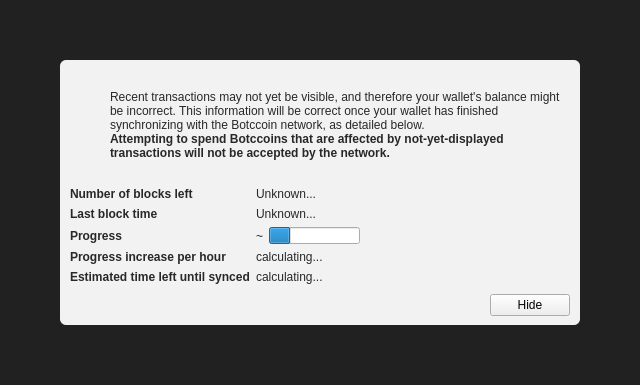
<?xml version="1.0" encoding="UTF-8"?>
<ui version="4.0">
 <class>ModalOverlay</class>
 <widget class="ModalOverlay" name="ModalOverlay">
  <property name="geometry">
   <rect>
    <x>0</x>
    <y>0</y>
    <width>640</width>
    <height>385</height>
   </rect>
  </property>
  <property name="windowTitle">
   <string>Form</string>
  </property>
  <layout class="QVBoxLayout" name="verticalLayout" stretch="0">
   <property name="sizeConstraint">
    <enum>QLayout::SetDefaultConstraint</enum>
   </property>
   <property name="leftMargin">
    <number>0</number>
   </property>
   <property name="topMargin">
    <number>0</number>
   </property>
   <property name="rightMargin">
    <number>0</number>
   </property>
   <property name="bottomMargin">
    <number>0</number>
   </property>
   <item>
    <widget class="QWidget" name="bgWidget" native="true">
     <property name="styleSheet">
      <string notr="true">#bgWidget { background: rgba(0,0,0,220); }</string>
     </property>
     <layout class="QVBoxLayout" name="verticalLayoutMain" stretch="1">
      <property name="leftMargin">
       <number>60</number>
      </property>
      <property name="topMargin">
       <number>60</number>
      </property>
      <property name="rightMargin">
       <number>60</number>
      </property>
      <property name="bottomMargin">
       <number>60</number>
      </property>
      <item>
       <widget class="QWidget" name="contentWidget" native="true">
        <property name="styleSheet">
         <string notr="true">#contentWidget { background: rgba(255,255,255,240); border-radius: 6px; }

QLabel { color: rgb(40,40,40);  }</string>
        </property>
        <layout class="QVBoxLayout" name="verticalLayoutSub" stretch="1,0,0,0">
         <property name="spacing">
          <number>0</number>
         </property>
         <property name="leftMargin">
          <number>10</number>
         </property>
         <property name="topMargin">
          <number>10</number>
         </property>
         <property name="rightMargin">
          <number>10</number>
         </property>
         <property name="bottomMargin">
          <number>10</number>
         </property>
         <item>
          <layout class="QHBoxLayout" name="horizontalLayoutIconText" stretch="0,1">
           <property name="topMargin">
            <number>20</number>
           </property>
           <item>
            <layout class="QVBoxLayout" name="verticalLayoutIcon">
             <property name="leftMargin">
              <number>0</number>
             </property>
             <item>
              <widget class="QPushButton" name="warningIcon">
               <property name="enabled">
                <bool>false</bool>
               </property>
               <property name="text">
                <string/>
               </property>
               <property name="icon">
                <iconset>
                 <normaloff>:/icons/warning</normaloff>
                 <disabledoff>:/icons/warning</disabledoff>:/icons/warning</iconset>
               </property>
               <property name="iconSize">
                <size>
                 <width>48</width>
                 <height>48</height>
                </size>
               </property>
               <property name="flat">
                <bool>true</bool>
               </property>
              </widget>
             </item>
             <item>
              <spacer name="verticalSpacerWarningIcon">
               <property name="orientation">
                <enum>Qt::Vertical</enum>
               </property>
               <property name="sizeHint" stdset="0">
                <size>
                 <width>20</width>
                 <height>40</height>
                </size>
               </property>
              </spacer>
             </item>
            </layout>
           </item>
           <item>
            <layout class="QVBoxLayout" name="verticalLayoutInfoText">
             <property name="leftMargin">
              <number>0</number>
             </property>
             <property name="topMargin">
              <number>0</number>
             </property>
             <item>
              <widget class="QLabel" name="infoText">
               <property name="text">
                <string>Recent transactions may not yet be visible, and therefore your wallet's balance might be incorrect. This information will be correct once your wallet has finished synchronizing with the Botccoin network, as detailed below.</string>
               </property>
               <property name="textFormat">
                <enum>Qt::RichText</enum>
               </property>
               <property name="wordWrap">
                <bool>true</bool>
               </property>
              </widget>
             </item>
             <item>
              <widget class="QLabel" name="infoTextStrong">
               <property name="font">
                <font>
                 <weight>75</weight>
                 <bold>true</bold>
                </font>
               </property>
               <property name="text">
                <string>Attempting to spend Botccoins that are affected by not-yet-displayed transactions will not be accepted by the network.</string>
               </property>
               <property name="textFormat">
                <enum>Qt::RichText</enum>
               </property>
               <property name="wordWrap">
                <bool>true</bool>
               </property>
              </widget>
             </item>
             <item>
              <spacer name="verticalSpacerInTextSpace">
               <property name="orientation">
                <enum>Qt::Vertical</enum>
               </property>
               <property name="sizeHint" stdset="0">
                <size>
                 <width>20</width>
                 <height>40</height>
                </size>
               </property>
              </spacer>
             </item>
            </layout>
           </item>
          </layout>
         </item>
         <item>
          <spacer name="verticalSpacerAfterText">
           <property name="orientation">
            <enum>Qt::Vertical</enum>
           </property>
           <property name="sizeHint" stdset="0">
            <size>
             <width>20</width>
             <height>40</height>
            </size>
           </property>
          </spacer>
         </item>
         <item>
          <layout class="QFormLayout" name="formLayout">
           <property name="fieldGrowthPolicy">
            <enum>QFormLayout::FieldsStayAtSizeHint</enum>
           </property>
           <property name="horizontalSpacing">
            <number>6</number>
           </property>
           <property name="verticalSpacing">
            <number>6</number>
           </property>
           <property name="topMargin">
            <number>10</number>
           </property>
           <item row="0" column="0">
            <widget class="QLabel" name="labelNumberOfBlocksLeft">
             <property name="font">
              <font>
               <weight>75</weight>
               <bold>true</bold>
              </font>
             </property>
             <property name="text">
              <string>Number of blocks left</string>
             </property>
            </widget>
           </item>
           <item row="0" column="1">
            <widget class="QLabel" name="numberOfBlocksLeft">
             <property name="text">
              <string>Unknown...</string>
             </property>
            </widget>
           </item>
           <item row="1" column="0">
            <widget class="QLabel" name="labelLastBlockTime">
             <property name="font">
              <font>
               <weight>75</weight>
               <bold>true</bold>
              </font>
             </property>
             <property name="text">
              <string>Last block time</string>
             </property>
            </widget>
           </item>
           <item row="1" column="1">
            <widget class="QLabel" name="newestBlockDate">
             <property name="sizePolicy">
              <sizepolicy hsizetype="Maximum" vsizetype="Preferred">
               <horstretch>0</horstretch>
               <verstretch>0</verstretch>
              </sizepolicy>
             </property>
             <property name="text">
              <string>Unknown...</string>
             </property>
            </widget>
           </item>
           <item row="2" column="0">
            <widget class="QLabel" name="labelSyncDone">
             <property name="font">
              <font>
               <weight>75</weight>
               <bold>true</bold>
              </font>
             </property>
             <property name="text">
              <string>Progress</string>
             </property>
            </widget>
           </item>
           <item row="2" column="1">
            <layout class="QHBoxLayout" name="horizontalLayoutSync" stretch="0,1">
             <item>
              <widget class="QLabel" name="percentageProgress">
               <property name="text">
                <string notr="true">~</string>
               </property>
              </widget>
             </item>
             <item>
              <widget class="QProgressBar" name="progressBar">
               <property name="value">
                <number>24</number>
               </property>
               <property name="format">
                <string/>
               </property>
              </widget>
             </item>
            </layout>
           </item>
           <item row="4" column="0">
            <widget class="QLabel" name="labelProgressIncrease">
             <property name="font">
              <font>
               <weight>75</weight>
               <bold>true</bold>
              </font>
             </property>
             <property name="text">
              <string>Progress increase per hour</string>
             </property>
            </widget>
           </item>
           <item row="4" column="1">
            <widget class="QLabel" name="progressIncreasePerH">
             <property name="text">
              <string>calculating...</string>
             </property>
            </widget>
           </item>
           <item row="5" column="0">
            <widget class="QLabel" name="labelEstimatedTimeLeft">
             <property name="font">
              <font>
               <weight>75</weight>
               <bold>true</bold>
              </font>
             </property>
             <property name="text">
              <string>Estimated time left until synced</string>
             </property>
            </widget>
           </item>
           <item row="5" column="1">
            <widget class="QLabel" name="expectedTimeLeft">
             <property name="text">
              <string>calculating...</string>
             </property>
            </widget>
           </item>
          </layout>
         </item>
         <item>
          <layout class="QHBoxLayout" name="horizontalLayoutButtons">
           <property name="leftMargin">
            <number>10</number>
           </property>
           <property name="topMargin">
            <number>10</number>
           </property>
           <item>
            <spacer name="horizontalSpacer">
             <property name="orientation">
              <enum>Qt::Horizontal</enum>
             </property>
             <property name="sizeHint" stdset="0">
              <size>
               <width>40</width>
               <height>20</height>
              </size>
             </property>
            </spacer>
           </item>
           <item>
            <widget class="QPushButton" name="closeButton">
             <property name="text">
              <string>Hide</string>
             </property>
            </widget>
           </item>
          </layout>
         </item>
        </layout>
       </widget>
      </item>
     </layout>
    </widget>
   </item>
  </layout>
 </widget>
 <customwidgets>
  <customwidget>
   <class>ModalOverlay</class>
   <extends>QWidget</extends>
   <header>modaloverlay.h</header>
   <container>1</container>
  </customwidget>
 </customwidgets>
 <resources/>
 <connections/>
</ui>
